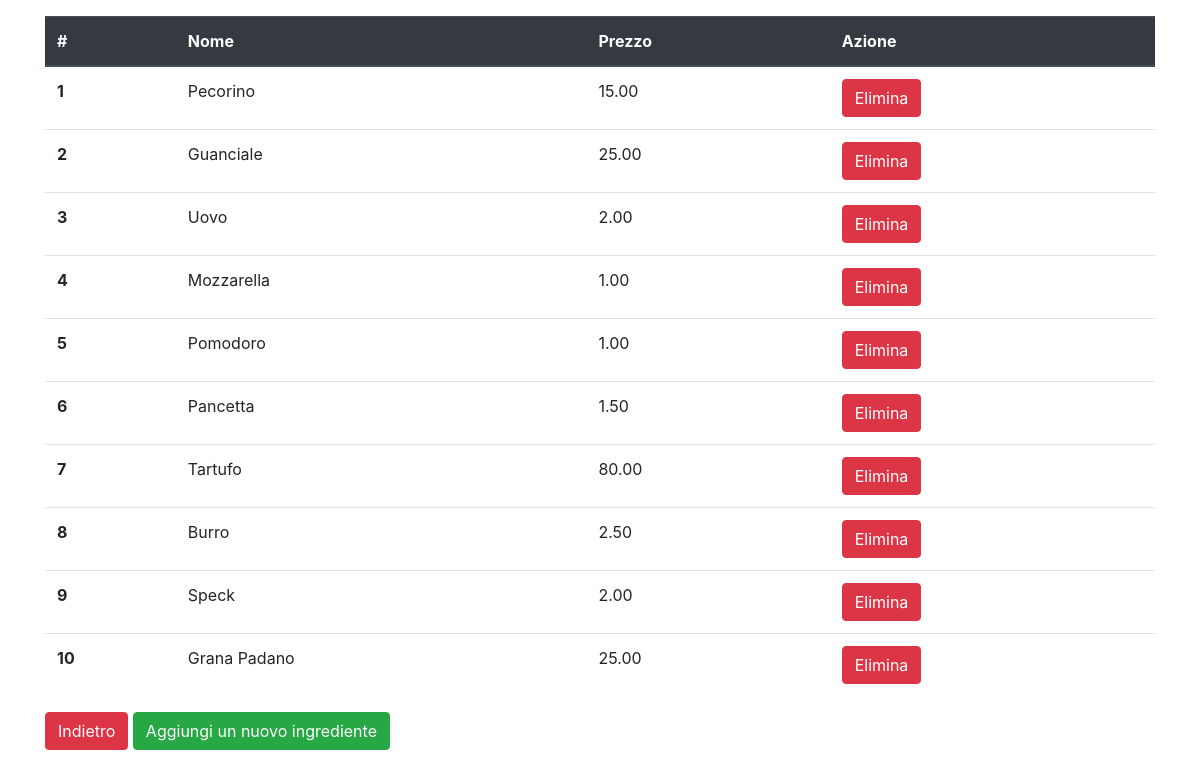
Page /products/list_ingredients/ (signed in) on the committed database.
### products/models.py (models this page shows, shortened)
class Ingredient(models.Model):
    name = models.CharField(max_length=50)
    price = models.DecimalField(max_digits=10, decimal_places=2)  # se voglio aggiungere componenti alla pizza

### products/views.py (the view)
# urls.py: path('list_ingredients/', IngredientList.as_view(), name='ingredient-list'),
@method_decorator(is_restaurateur, name='dispatch')
class IngredientList(ListView):
    template_name = 'products/food/ingredients_list.html'
    model = Ingredient

### products/views.py (called while the page is built)
def is_restaurateur(function):
    def wrapper(*args, **kwargs):
        request = args[0]
        if request is not None:
            user = request.user
            try:
                if user.is_restaurateur:
                    return function(*args, **kwargs)
                else:
                    return render(request, 'users/authentication_error.html', {})
            except AttributeError:
                raise Http404  # per utenti anonimi
    return wrapper

### products/templates/products/food/ingredients_list.html (shortened to what this page needs)
{% extends 'base.html' %}
{% load crispy_forms_tags %}
{% block content %}
    <table class="table">
  <thead class="thead-dark">
    <tr>
      <th scope="col">#</th>
      <th scope="col">Nome</th>
      <th scope="col">Prezzo</th>
      <th scope="col">Azione</th>
    </tr>
  </thead>
  <tbody>
  {% for item in object_list %}
    <tr>
          <th scope="row">{{ forloop.counter }}</th>
          <td>{{ item.name }}</td>
          <td>{{ item.price }}</td>
          <td><button type="button" class="btn btn-danger" onclick="location.href='{% url 'products:ingredient-delete'  item.id %}'" id="delete-button-drink">Elimina</button></td>
        {% endfor %}
    </tr>
  </tbody>
</table>
    <button type="button" class="btn btn-danger" onclick="location.href='../'">Indietro</button>
    <button type="button" class="btn btn-success" onclick="location.href='{% url 'products:ingredient-add' %}'">Aggiungi un nuovo ingrediente</button>
{% endblock %}

### rows in the picture
Ingredient: name "Pecorino", price "15.00"
Ingredient: name "Guanciale", price "25.00"
Ingredient: name "Uovo", price "2.00"
Ingredient: name "Mozzarella", price "1.00"
Ingredient: name "Pomodoro", price "1.00"
Ingredient: name "Pancetta", price "1.50"
Ingredient: name "Tartufo", price "80.00"
Ingredient: name "Burro", price "2.50"
Ingredient: name "Speck", price "2.00"
Ingredient: name "Grana Padano", price "25.00"
